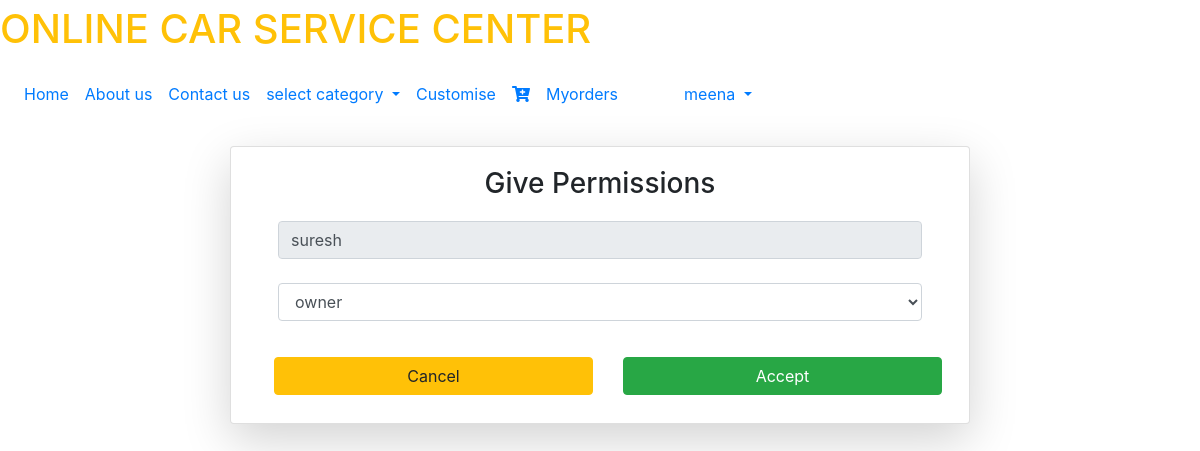
/gvp/8/ (signed in), run on the app's committed database.
### service/models.py (models this page shows)
class User(AbstractUser):
	t = (
		(1,'owner'),
		(2,'customer'),
		(3,'Anonymous'),
		)
	role = models.IntegerField(default=3,choices=t)
	g=[('M',"Male"),('F','Female')]
	age=models.IntegerField(default=10)
	impf=models.ImageField(upload_to='Profiles/',default="Note.jpg")
	gender=models.CharField(max_length=10,choices=g)
	first_name=models.CharField(max_length=100)
	last_name=models.CharField(max_length=100)
	phone_no=models.IntegerField(null=True)
	car_regno=models.CharField(max_length=20)
	address=models.CharField(max_length=200)

### service/views.py (the view, shortened to what this page needs)
# urls.py: path('gvp/<int:k>/',views.giveper,name='gvpr'),
def giveper(request,k):
	r=User.objects.get(id=k)
	m=RoleRqst.objects.get(uid_id=k)
	k= RoleUp(instance=r)
	return render(request,'services/acceptpermissions.html',{'y':k})

### service/forms.py
class RoleUp(forms.ModelForm):
	class Meta:
		model = User
		fields = ["username","role"]
		widgets={
		"username": forms.TextInput(attrs={"class":"form-control","readonly":True,}),
		"role":forms.Select(attrs={"class":"form-control"}),
		}

### service/templates/services/acceptpermissions.html (shortened to what this page needs)
{% extends 'services/base.html' %}
{% block content %}
<div class="container mt-4">
	<div class="card col-md-8 mx-auto shadow-lg">
	<div class="card-body">
		<form method="POST">
		<h3 class="text-center">Give Permissions</h3>
		<table class="table table-borderless">
			{% for m in y %}
			<tr>
				<td>{{m}}</td>
			</tr>
			{% endfor %}
		</table>
		<div class="row">
			<div class="col">
				<a href="{% url 'per' %}" class='btn btn-warning col-sm m-2'> Cancel</a>
				</div>
				<div class="col">
					<input type="submit" value="Accept" class="btn btn-success col-sm m-2">
				</div>
			</div>
		</form>
	</div>
	</div>
</div>
{% endblock %}

### service/templates/services/navbar.html (shortened to what this page needs)
{% load static %}
 <a class="navbar-brand" href="#">
    <h1 class="text-warning text-center">ONLINE CAR SERVICE CENTER</h1>
  </a>
<nav class="navbar navbar-expand-sm bg-white navbar-white">
  <div class="collapse navbar-collapse" id="collapsibleNavbar">
    <ul class="navbar-nav">
      {% if not user.is_authenticated %}
      <li class="nav-item">
        <a class="nav-link" href="{% url 'home' %}">Home</a>
      </li>
      <li class="nav-item">
        <a class="nav-link" href="{% url 'ab' %}">About us</a>
      </li>
      </li>
      <li class="nav-item">
        <a class="nav-link" href="{% url 'cn' %}">Contact us</a>
      </li>
       {% elif user.role == 2 %}
      <li class="nav-item">
        <a class="nav-link" href="{% url 'home' %}">Home</a>
      </li>
      <li class="nav-item">
        <a class="nav-link" href="{% url 'ab' %}">About us</a>
      </li>
      <li class="nav-item">
        <a class="nav-link" href="{% url 'cn' %}">Contact us</a>
      </li>
      <li class="dropdown">
        <a type="button" class="nav-link dropdown-toggle" data-toggle="dropdown">select category
        </a>
      </li>
      <li class="nav-item">
        <a class="nav-link" href="{% url 'custom' %}">Customise</a>
      </li>
      <ul class="navbar-nav ml-auto" style="margin-right:50px">
      <li class="nav-item">
        <a class="nav-link" href="{% url 'cartdetails' %}">{{count}}<i class="fas fa-cart-plus"></i></a>
      </li>
      <li class="nav-item">
        <a class="nav-link" href="{% url 'myorders' %}">Myorders</a>
      </li>
    </ul>
        <li class="dropdown">
  <a type="button" class="nav-link dropdown-toggle" data-toggle="dropdown">
    {{user.username}}
  </a>
</li>
      {% endif %}
    </ul>
  </div>
</nav>

### data on the page
User: username "meena"
User: y "suresh" "owner"
